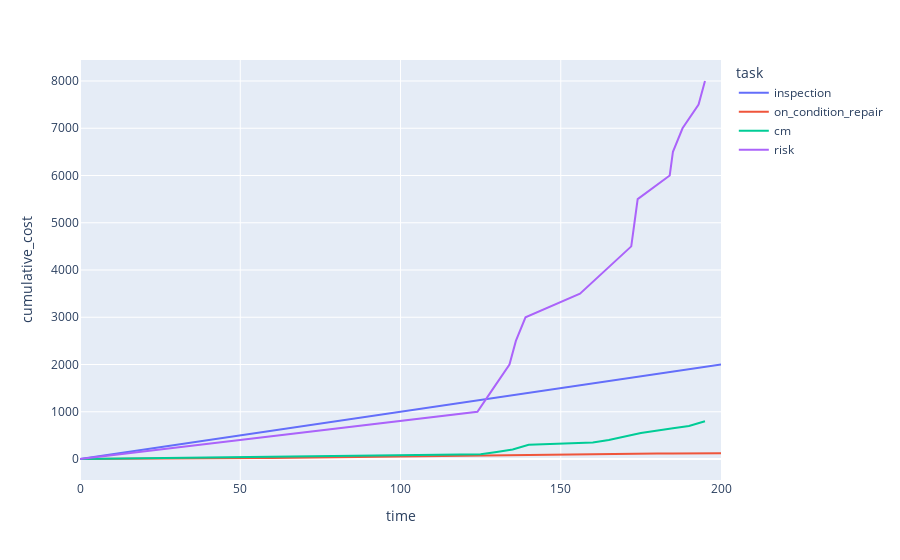

Here is the notebook cell this chart was saved with:
### Code cell
px.line(
    df.reset_index(),
    x="time",
    y="cumulative_cost",
    color="task",
    line_group =
)

### Figure 1 — Plotly figure (JSON) as saved in the notebook; plotly's stock layout.template omitted (floating-point values rounded to 4 significant figures)
{"data": [{"hovertemplate": "task=inspection<br>time=%{x}<br>cumulative_cost=%{y}<extra></extra>", "legendgroup": "inspection", "line": {"color": "#636efa", "dash": "solid"}, "mode": "lines", "name": "inspection", "orientation": "v", "showlegend": true, "type": "scatter", "x": [0, 5, 10, 15, 20, 25, 30, 35, 40, 45, 50, 55, 60, 65, 70, 75, 80, 85, 90, 95, 100, 105, 110, 115, 120, 125, 130, 135, 140, 145, 150, 155, 160, 165, 170, 175, 180, 185, 190, 195, 200], "xaxis": "x", "y": [0, 50, 100, 150, 200, 250, 300, 350, 400, 450, 500, 550, 600, 650, 700, 750, 800, 850, 900, 950, 1000, 1050, 1100, 1150, 1200, 1250, 1300, 1350, 1400, 1450, 1500, 1550, 1600, 1650, 1700, 1750, 1800, 1850, 1900, 1950, 2000.0], "yaxis": "y"}, {"hovertemplate": "task=on_condition_repair<br>time=%{x}<br>cumulative_cost=%{y}<extra></extra>", "legendgroup": "on_condition_repair", "line": {"color": "#EF553B", "dash": "solid"}, "mode": "lines", "name": "on_condition_repair", "orientation": "v", "showlegend": true, "type": "scatter", "x": [0, 25, 30, 35, 40, 45, 50, 55, 60, 65, 70, 75, 80, 85, 90, 93, 95, 100, 105, 110, 115, 120, 125, 130, 135, 136, 140, 145, 150, 155, 160, 165, 170, 175, 180, 185, 186, 190, 195, 200], "xaxis": "x", "y": [0, 2, 5, 6, 8, 11, 15, 20, 23, 27, 29, 37, 41, 44, 55, 56, 60, 61, 68, 71, 74, 81, 83, 87, 91, 92, 94, 95, 98, 102, 104, 107, 111, 113, 115, 116, 117, 121, 122, 124], "yaxis": "y"}, {"hovertemplate": "task=cm<br>time=%{x}<br>cumulative_cost=%{y}<extra></extra>", "legendgroup": "cm", "line": {"color": "#00cc96", "dash": "solid"}, "mode": "lines", "name": "cm", "orientation": "v", "showlegend": true, "type": "scatter", "x": [0, 125, 130, 135, 140, 160, 165, 175, 185, 190, 195], "xaxis": "x", "y": [0, 100, 150, 200, 300, 350, 400, 550, 650, 700, 800], "yaxis": "y"}, {"hovertemplate": "task=risk<br>time=%{x}<br>cumulative_cost=%{y}<extra></extra>", "legendgroup": "risk", "line": {"color": "#ab63fa", "dash": "solid"}, "mode": "lines", "name": "risk", "orientation": "v", "showlegend": true, "type": "scatter", "x": [0, 124, 129, 134, 136, 139, 156, 164, 172, 173, 174, 184, 185, 188, 193, 195], "xaxis": "x", "y": [0, 1000, 1500, 2000, 2500, 3000, 3500, 4000, 4500, 5000, 5500, 6000, 6500, 7000, 7500, 8000], "yaxis": "y"}], "layout": {"legend": {"title": {"text": "task"}, "tracegroupgap": 0}, "margin": {"t": 60}, "xaxis": {"anchor": "y", "domain": [0, 1], "title": {"text": "time"}}, "yaxis": {"anchor": "x", "domain": [0, 1], "title": {"text": "cumulative_cost"}}}}
